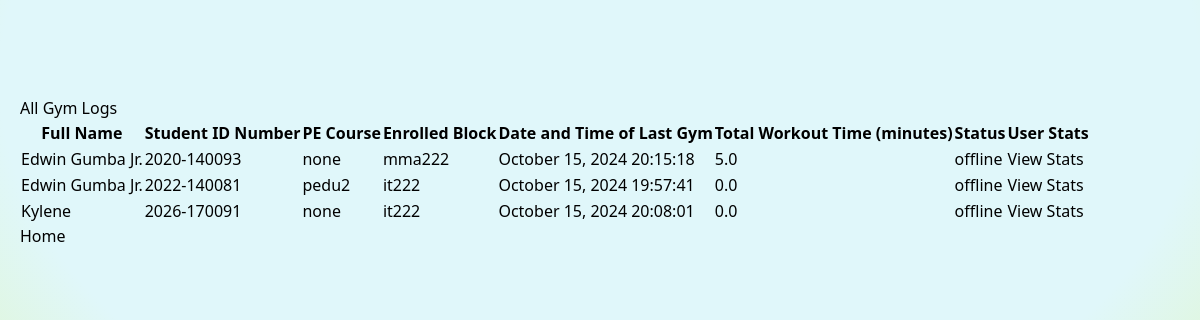
Page /gym_info on the committed database.
### main.py (models this page shows)
class StudentData(db.Model):
    id = db.Column(db.Integer, primary_key=True)
    full_name = db.Column(db.String(100), nullable=False)
    student_id = db.Column(db.String(15), nullable=False, unique=True)
    pe_course = db.Column(db.String(10), nullable=False)
    enrolled_block = db.Column(db.String(10), nullable=False)
    rfid = db.Column(db.String(50), nullable=False, unique=True)
    status = db.Column(db.String(10), nullable=False, default='offline')  # online or offline
    last_gym = db.Column(db.DateTime, nullable=True)  # DateTime of last gym session end
    total_workout_time = db.Column(db.Float, nullable=False, default=0.0)  # Total workout time in minutes
    last_login = db.Column(db.DateTime, nullable=True)  # DateTime of last gym session start
    completed_sessions = db.Column(db.Integer, nullable=False, default=0)  # Number of completed gym sessions

### main.py (the view)
@app.route('/gym_info')
def gym_info():
    all_logs = StudentData.query.all()
    for log in all_logs:
        if log.last_gym:
            log.last_gym = log.last_gym.strftime("%B %d, %Y %H:%M:%S")
    return render_template('gym_info.html', all_logs=all_logs)

### templates/gym_info.html (shortened to what this page needs)
{% extends 'layouts/base.html' %}
{% block content %}
    <h1>All Gym Logs</h1>
    <table>
        <thead>
            <tr>
                <th>Full Name</th>
                <th>Student ID Number</th>
                <th>PE Course</th>
                <th>Enrolled Block</th>
                <th>Date and Time of Last Gym </th>
                <th>Total Workout Time (minutes)</th>
                <th>Status</th>
                <th>User Stats</th>
            </tr>
        </thead>
        <tbody>
            {% for log in all_logs %}
            <tr>
                <td>{{ log.full_name }}</td>
                <td>{{ log.student_id }}</td>
                <td>{{ log.pe_course }}</td>
                <td>{{ log.enrolled_block }}</td>
                <td>{{ log.last_gym }}</td>
                <td>{{ log.total_workout_time | round }}</td>
                <td>{{ log.status }}</td>
                <td><a href = "/individual_stats/{{log.student_id}}">View Stats</a></td>
            </tr>
            {% endfor %}
        </tbody>
    </table>
{% endblock %}

### templates/layouts/base.html (shortened to what this page needs)
<!DOCTYPE html>
<html lang="en" class = "absolute inset-0 -z-10 h-full w-full px-5 py-24 [background:radial-gradient(125%_125%_at_50%_10%,#e0f7fa_40%,#dcf235_100%)]">
<head>
    <link rel="stylesheet" href="{{ url_for('static', filename='css/styles.css') }}">
    <script src="https://cdn.tailwindcss.com"></script>
</head>
<body>
    <div class ="HomeContent">
        {% block content %}
        {% endblock %}
        <a href="/">Home</a>
    </div>
</body>
</html>

### static/css/styles.css (style rules this page uses)
html { background: radial-gradient(125% 125% at 50% 10%, #e0f7fa 40%, #dcf235 100%); }

### rows in the picture
StudentData: full_name "Edwin Gumba Jr.", student_id "2020-140093", pe_course "none", enrolled_block "mma222", last_gym "October 15, 2024 20:15:18", total_workout_time "5.0", status "offline"
StudentData: full_name "Edwin Gumba Jr.", student_id "2022-140081", pe_course "pedu2", enrolled_block "it222", last_gym "October 15, 2024 19:57:41", total_workout_time "0.0", status "offline"
StudentData: full_name "Kylene", student_id "2026-170091", pe_course "none", enrolled_block "it222", last_gym "October 15, 2024 20:08:01", total_workout_time "0.0", status "offline"
